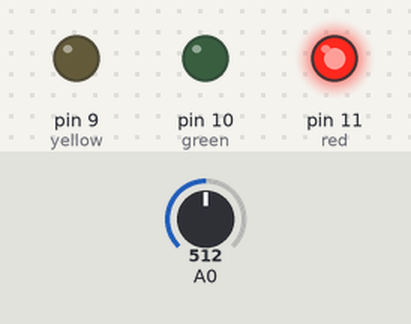
A sketch run on a simulated Arduino Uno, built with avr-gcc and run on an emulated ATmega328P. On the bench: output pins drawn as LEDs (lit = HIGH). Inputs (shaded band) come from the test bench; at power-on: A0 = 512. What the sketch prints to the serial monitor is not drawn.

Above: at 1.2 s.
1.3 s: A0 set to 254
2.8 s: A0 set to 224
At 3.7 s:
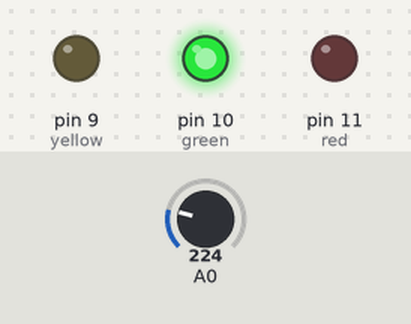
4.3 s: A0 set to 150
5.8 s: A0 set to 126
At 6.1 s:
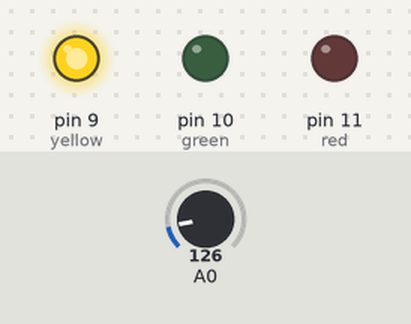
7.3 s: A0 set to 306
At 8.4 s:
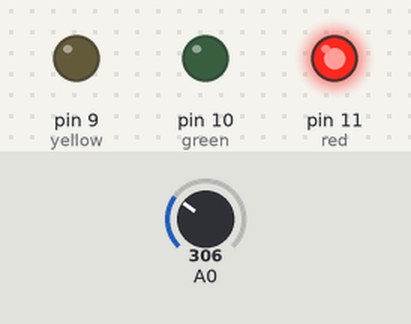
8.8 s: A0 set to 122
At 9.6 s:
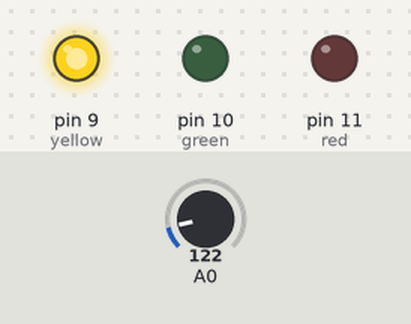
Timing chart, 0 to 11.3 s (numbered marks = the images above; inputs shaded):
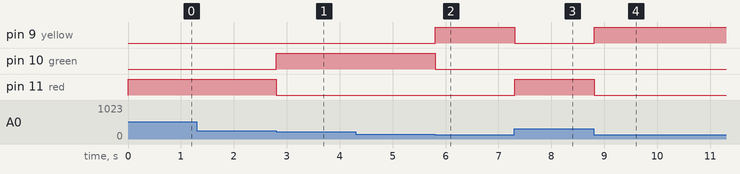

Measured:
- the behaviour switches between 242 and 241 on A0 (found by bisection; images 0 and 1)
- the behaviour switches between 142 and 141 on A0 (found by bisection; images 1 and 2)
- after the input at 2.8 s, pin 10 (green): LOW → HIGH at once; pin 11 (red): HIGH → LOW at once
- after the input at 5.8 s, pin 9 (yellow): LOW → HIGH at once; pin 10 (green): HIGH → LOW at once
- after the input at 7.3 s, pin 9 (yellow): HIGH → LOW at once; pin 11 (red): LOW → HIGH at once
- after the input at 8.8 s, pin 9 (yellow): LOW → HIGH at once; pin 11 (red): HIGH → LOW at once

The sketch:

Temperature_Sensor_interface.ino
```cpp
int sensorValue = 0;
int SerialValue = 0;
void setup()
{
  pinMode(A0, INPUT);
  pinMode(11, OUTPUT); //red
  pinMode(10, OUTPUT); //green
  pinMode(9, OUTPUT); //yellow
  Serial.begin(9600);
}
void loop()
{
  sensorValue = analogRead(A0);
  SerialValue = (sensorValue-102)/2;
  Serial.println(SerialValue);

  if (SerialValue>70)
  {
    // ONLY RED GLOWS
    digitalWrite(11,HIGH);
    digitalWrite(10,LOW);
    digitalWrite(9,LOW);
  }
  if (SerialValue>21 && SerialValue<70)
  {
    // ONLY YELLOW GLOWS
    // Your code//
    digitalWrite(11,LOW);
    digitalWrite(10,HIGH);
    digitalWrite(9,LOW);
  }
  if(SerialValue<20)
  {
    // ONLY GREEN GLOWS
// Your code//
    digitalWrite(11,LOW);
    digitalWrite(10,LOW);
    digitalWrite(9,HIGH);
  }
  delay(2); // Wait for 2 millisecond(s)
    }
```
